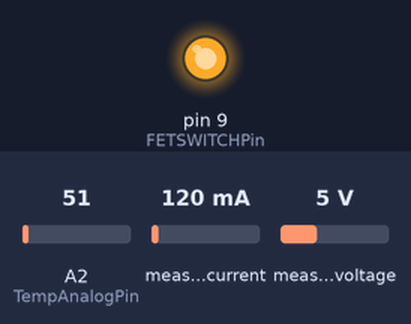
Bench run of a program on a simulated Arduino Mega 2560, built with avr-gcc and run on an emulated ATmega2560. Parts: output pins drawn as LEDs (lit = HIGH). The inputs (shaded band) are chosen by the test bench; at power-on: A2 (TempAnalogPin) = 51, measured current 120 mA, measured voltage 5 V. What the program prints to the serial monitor is not drawn.

Above: at 2.9 s.
At 8.4 s:
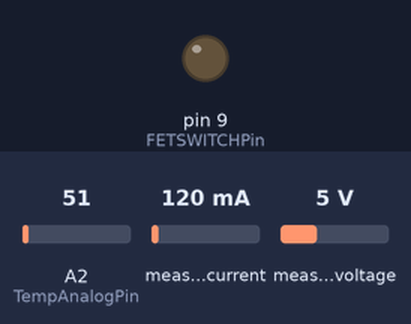
Timing chart, 0 to 14.3 s (numbered marks = the images above):
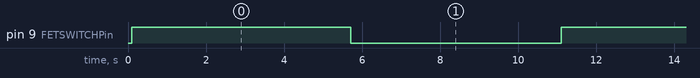

The program:

main.cpp
```cpp
#include <Arduino.h>
#include <Adafruit_INA219.h>
Adafruit_INA219 ina219;

int TempAnalogPin = 2;

int FETSWITCHPin = 9;
void setup() {
  pinMode(FETSWITCHPin,OUTPUT);
  // put your setup code here, to run once:
  Serial.begin(115200);
  while(Serial == false) {

  }
  Serial.println("start ...");
  Serial.print(__DATE__);
  Serial.print(" ");
  Serial.println(__TIME__);
  if (!ina219.begin()) {
    Serial.println("Failed to find INA219 chip");
  } else {
    Serial.println("Success to find INA219 chip");
  }
  //ina219.setCalibration_32V_1A();
}

#if 0

#define LOG_I(x) { \
  char buff[256];\
  snprintf(buff,sizeof(buff),"[log] %s::%d:",__func__,__LINE__);\
  Serial.print(buff);\
  Serial.print(#x);\
  Serial.print(":=<");\
  Serial.print(x);\
  Serial.println(">");\
}
#define LOG_F(x) { \
  char buff[256];\
  snprintf(buff,sizeof(buff),"[log] %s::%d:",__func__,__LINE__);\
  Serial.print(buff);\
  Serial.print(#x);\
  Serial.print(":=<");\
  Serial.print(x);\
  Serial.println(">");\
}
#define LOG_S(x) { \
  char buff[256];\
  snprintf(buff,sizeof(buff),"[log] %s::%d:",__func__,__LINE__);\
  Serial.print(buff);\
  Serial.print(#x);\
  Serial.print(":=<");\
  Serial.print(x);\
  Serial.println(">");\
}
#else
#define LOG_I(x)
#define LOG_F(x)
#define LOG_S(x)
#endif


void readData(void);

static const int32_t iConstOnOffCounterLoop = 100;
static const int32_t iConstOnOffCounterSwith = iConstOnOffCounterLoop/2;
void loop() {
  //Serial.println("loop");
  delay(100);

  static int32_t counterSkip = 0;
  if(counterSkip% iConstOnOffCounterLoop > iConstOnOffCounterSwith) {
    //LOG_I(counterSkip);
    digitalWrite(FETSWITCHPin,LOW);
  } else {
    //LOG_I(counterSkip);
    digitalWrite(FETSWITCHPin,HIGH);
  }
  counterSkip++;
  readData();
}
void readData(void){
  bool isGood = ina219.success();
  if(isGood == false) {
    return;
  }
  float shuntMiliVoltage = ina219.getShuntVoltage_mV();
  float busMiliVoltage = 1000.0f * ina219.getBusVoltage_V();
  float loadMiliVoltage = busMiliVoltage + shuntMiliVoltage;
  float current_mA = ina219.getCurrent_mA();
  float power_mW = abs(ina219.getPower_mW());
  int temperatureRaw = analogRead(TempAnalogPin);
  //LOG_I(temperatureRaw);
  float temperatureVoltage = map(temperatureRaw, 0, 1023, 0, 5000);
  //LOG_F(temeratureVoltage);
  float temperature = map(temperatureVoltage, 100, 1750, -40, 125);
  if(power_mW > 0) {
    LOG_F(shuntMiliVoltage);
    LOG_F(busMiliVoltage);
    LOG_F(loadMiliVoltage);
    LOG_F(current_mA);
    LOG_F(power_mW);
    LOG_F(temperature);
  } else {
    LOG_F(power_mW);
  }
  Serial.print("curmA,");
  Serial.print(current_mA);
  Serial.print(",VolmV,");
  Serial.print(busMiliVoltage);
  Serial.print(",temp");
  Serial.print(temperature);
  Serial.println("");
}
```

Measured:
- by itself, pin 9 (FETSWITCHPin): alternates HIGH for 5.6 s and LOW for 5.4 s
